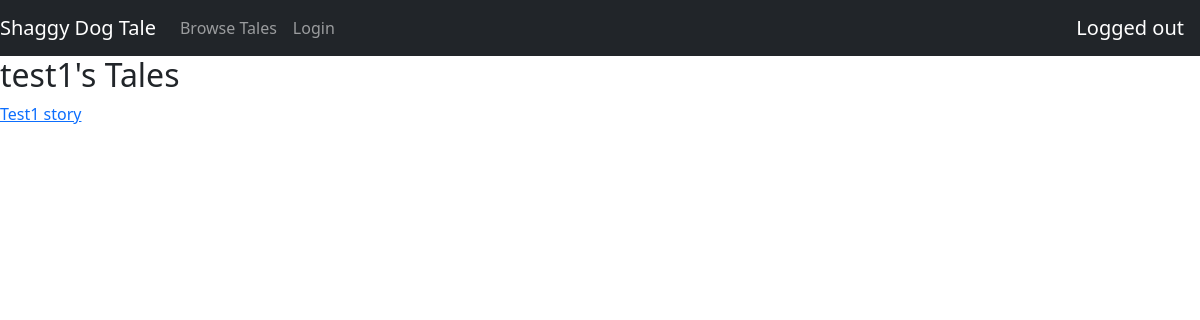
The app's page /shaggydogtale/contributed/2, older data.
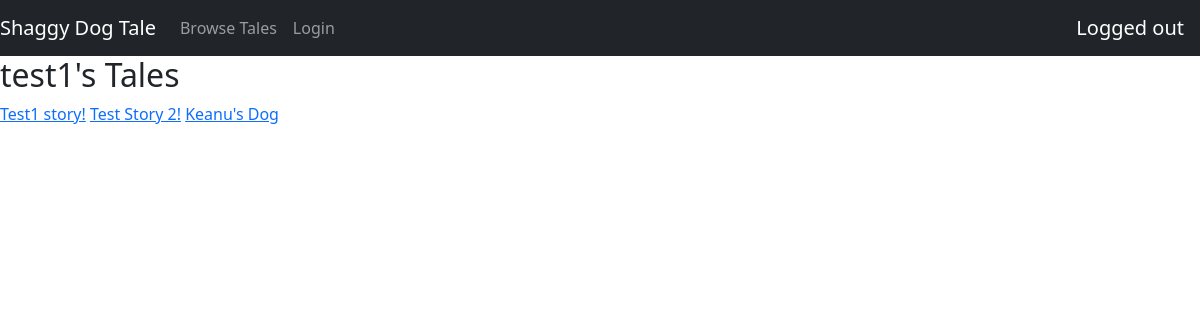
The same page, newer data.
### shaggydogtale/models.py (models this page shows, shortened)
class Contribution(models.Model):
    user = models.ForeignKey(User, related_name='contributions', on_delete=models.CASCADE)
    story = models.ForeignKey(Story, related_name='contributions', on_delete=models.CASCADE)
    section = models.CharField(max_length=1) # b = beginning, m = middle, e = end

class Story(models.Model):
    title = models.CharField(max_length=100)
    beginning = models.TextField(max_length=2000)
    middle = models.TextField(max_length=2000)
    end = models.TextField(max_length=2000)

### shaggydogtale/views.py (the view)
# urls.py: path('contributed', views.Contributed, name="contributed"),
def Contributed(request, user_id=None):
    title = None
    if user_id == None:
        contributions = Contribution.objects.filter(user = request.user)
        title = 'Your Tales'
    else:
        user = User.objects.get(id=user_id)
        contributions = Contribution.objects.filter(user = user)
        title = f'{user.username}\'s Tales'
    context = {
        'title': title,
        'contributions': contributions
    }
    return render(request, 'shaggydogtale/contributed.html', context)

### shaggydogtale/templates/shaggydogtale/contributed.html
{% extends 'shaggydogtale/base.html' %}
{% block body %}
<h2>{{title}}</h2>
    {% for contribution in contributions %}
        <a href="{% url 'shaggydogtale:view' contribution.story.id %}">{{contribution.story.title}}</a>
    {% endfor %}
{% endblock body %}

Row changes from the older to the newer data that the page shows:
changed through a linked row, Contribution: story "Test1 story" → "Test1 story!"
added Contribution: story "Test Story 2!"
added Contribution: story "Keanu's Dog"
